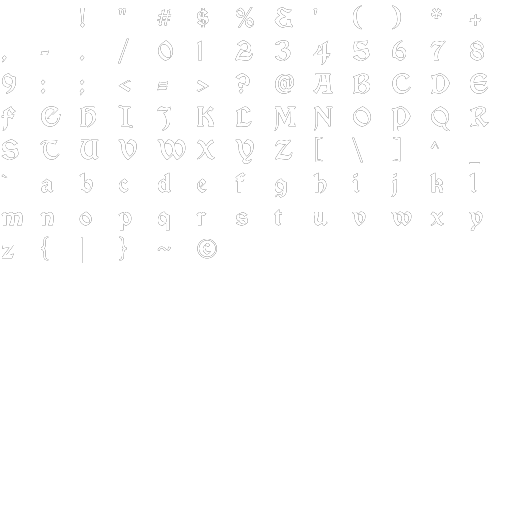
#> input picture image.png, 512 x 512 px
$ python to_grayscale.py   (Python 2 division)
#> lines starting #> are read from the running program, lines starting #| are printed output that depends on the picture
try:
    import Image
except ImportError:
    from PIL import Image

import time


bench_total = 0

def benchmark(comment, fun):
    global bench_total
    t = time.time()
    result = fun()
    delta_ms = (time.time() - t) * 1000
    bench_total += delta_ms
    print '%s took %g ms' % (comment, delta_ms)
    return result

def print_summary():
    print '---'
    print 'Total time: %g ms' % bench_total


def open_image(path):
#> called with path = 'image.png'
    image = Image.open(path)
#> image is the input picture: PIL image 512x512 RGBA; mean R, G, B, A 9.1, 9.1, 9.1, 9.1
    benchmark("Image decode", lambda: image.load())
#> call 2 of benchmark, with comment = 'Converting the image'
#> in benchmark (call 2), `result = fun()`:
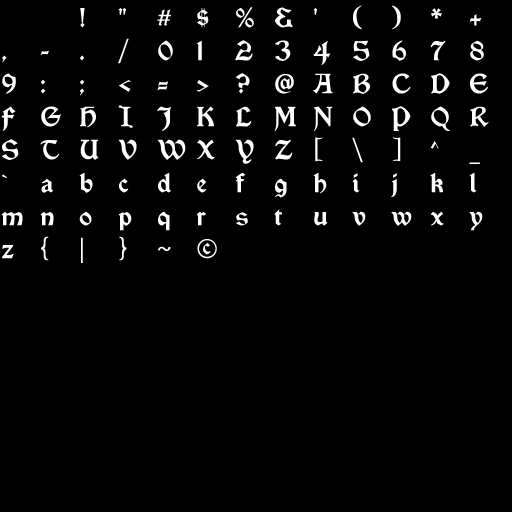
#> result: PIL image 512x512 L; min 0, max 255, mean 9.1
    return image

def save_image(image, path):
    return benchmark("Image save", lambda: image.save(path))

def convert(image):
    """Convert the input image from RGBA to grayscale and return a new image"""
    assert image.mode == 'RGBA'
    return benchmark("Converting the image", lambda: image.convert('L'))

if __name__ == '__main__':
    image = open_image('image.png')
    grayscale = convert(image)
    save_image(grayscale, 'py_output.png')

    print_summary()
